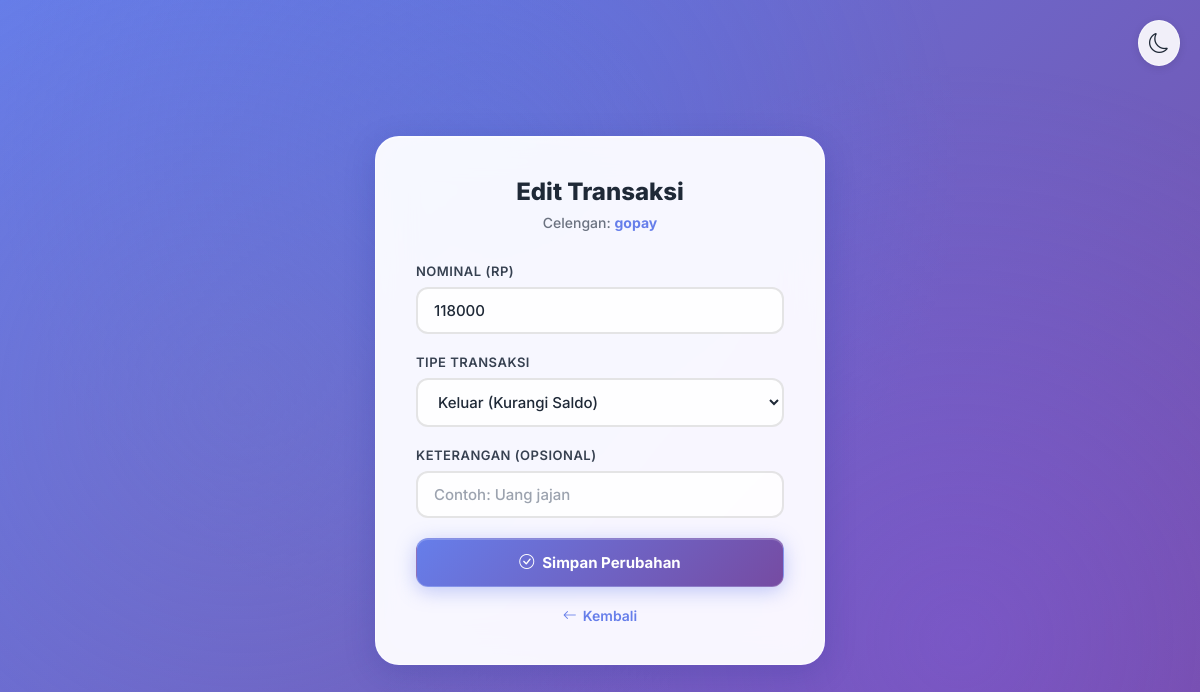
/transaksi/edit-transaksi.php?id=521&celengan_id=29 (signed in), run on the app's committed database.
### tables this page shows
CREATE TABLE `transaksi` (
  `id` int(11) NOT NULL,
  `celengan_id` int(11) NOT NULL,
  `nominal` int(11) NOT NULL,
  `tipe` enum('masuk','keluar') NOT NULL,
  `keterangan` varchar(255) DEFAULT NULL,
  `tanggal` date DEFAULT curdate()
);

CREATE TABLE `celengan` (
  `id` int(11) NOT NULL,
  `user_id` int(11) NOT NULL,
  `nama_celengan` varchar(150) NOT NULL,
  `target` int(11) DEFAULT 0,
  `pengisian` enum('harian','mingguan','bulanan') NOT NULL DEFAULT 'harian',
  `total` int(11) DEFAULT 0,
  `created_at` timestamp NOT NULL DEFAULT current_timestamp(),
  `is_pinned` tinyint(1) NOT NULL DEFAULT 0
);

### web/transaksi/edit-transaksi.php (the view, shortened to what this page needs)
<?php
require '../config/db.php';
$id = $_GET['id'];
$stmt = $pdo->prepare("SELECT t.*, c.nama_celengan, c.id as celengan_id
    FROM transaksi t JOIN celengan c ON t.celengan_id = c.id
    WHERE t.id = ?");
$stmt->execute([$id]);
$data = $stmt->fetch(PDO::FETCH_ASSOC);
?>
<!DOCTYPE html>
<html lang="id">
<head>
    <link rel="stylesheet" href="https://cdn.jsdelivr.net/npm/bootstrap-icons@1.11.3/font/bootstrap-icons.min.css">
</head>
<body>
    <div id="darkToggle" class="theme-toggle" title="Ganti Tema">
        <i id="themeIcon" class="bi bi-moon"></i>
    </div>
    <div class="form-container">
        <div class="header">
            <h2>Edit Transaksi</h2>
            <p>Celengan: <strong><?= htmlspecialchars($data['nama_celengan']); ?></strong></p>
        </div>
        <form action="api/api-edit-transaksi.php" method="POST">
            <div class="form-group">
                <label for="nominal">Nominal (Rp)</label>
                <input
                    type="number"
                    id="nominal"
                    name="nominal"
                    value="<?= htmlspecialchars($data['nominal']); ?>"
                    placeholder="Contoh: 50000"
                    min="1"
                    step="1"
                    required
                >
            </div>
            <div class="form-group">
                <label for="tipe">Tipe Transaksi</label>
                <select name="tipe" id="tipe" required>
                    <option value="keluar" <?= $data['tipe'] == 'keluar' ? 'selected' : ''; ?>>Keluar (Kurangi Saldo)</option>
                </select>
            </div>
            <div class="form-group">
                <label for="keterangan">Keterangan (Opsional)</label>
                <input
                    type="text"
                    id="keterangan"
                    name="keterangan"
                    value="<?= htmlspecialchars($data['keterangan']); ?>"
                    placeholder="Contoh: Uang jajan"
                    autocomplete="off"
                >
            </div>
            <button type="submit">
                <i class="bi bi-check-circle"></i>
                <span>Simpan Perubahan</span>
            </button>
        </form>
        <a href="../dashboard/detail-celengan.php?id=<?= $data['celengan_id']; ?>" class="back-link">
            <i class="bi bi-arrow-left"></i>
            <span>Kembali</span>
        </a>
    </div>
</body>
</html>

### web/transaksi/edit-transaksi.php (style rules this page uses)
:root { --primary-color: #667eea; --primary-hover: #5568d3; }
* { margin: 0; padding: 0; box-sizing: border-box; }
body { font-family: 'Inter', sans-serif; background: linear-gradient(135deg, #667eea 0%, #764ba2 100%); min-height: 100vh; display: flex; justify-content: center; align-items: center; padding: 20px; position: relative; }
body::before { content: ''; position: fixed; top: 0; left: 0; width: 100%; height: 100%; background: radial-gradient(circle at 20% 50%, rgba(120, 119, 198, 0.3), transparent 50%), radial-gradient(circle at 80% 80%, rgba(138, 92, 246, 0.3), transparent 50%), radial-gradient(circle at 40% 20%, rgba(59, 130, 246, 0.2), transparent 50%); pointer-events: none; z-index: 0; }
.form-container { width: 100%; max-width: 450px; background: rgba(255, 255, 255, 0.95); backdrop-filter: blur(20px) saturate(180%); -webkit-backdrop-filter: blur(20px) saturate(180%); padding: 40px; border-radius: 24px; box-shadow: 0 8px 32px 0 rgba(31, 38, 135, 0.2), inset 0 1px 0 0 rgba(255, 255, 255, 0.5); border: 1px solid rgba(255, 255, 255, 0.6); position: relative; z-index: 1; }
.header { text-align: center; margin-bottom: 32px; }
.header h2 { font-size: 24px; font-weight: 800; color: #1F2937; margin-bottom: 8px; }
.header p { font-size: 14px; color: #6B7280; font-weight: 500; }
.header p strong { color: var(--primary-color); font-weight: 700; }
.form-group { margin-bottom: 20px; }
label { display: block; font-size: 13px; font-weight: 600; color: #374151; margin-bottom: 8px; text-transform: uppercase; letter-spacing: 0.5px; }
input[type="number"], input[type="text"], select { width: 100%; padding: 12px 16px; border: 2px solid rgba(0, 0, 0, 0.1); border-radius: 12px; font-size: 15px; font-family: 'Inter', sans-serif; background: rgba(255, 255, 255, 0.8); color: #1F2937; transition: all 0.3s cubic-bezier(0.4, 0, 0.2, 1); font-weight: 500; }
select { cursor: pointer; }
input::placeholder { color: #9CA3AF; }
select option { background: #ffffff; color: #1F2937; padding: 10px; font-weight: 500; }
button { width: 100%; padding: 14px; background: linear-gradient(135deg, #667eea 0%, #764ba2 100%); color: white; border: none; border-radius: 12px; font-size: 15px; font-weight: 700; cursor: pointer; transition: all 0.3s cubic-bezier(0.4, 0, 0.2, 1); box-shadow: 0 4px 20px rgba(102, 126, 234, 0.4), inset 0 1px 0 rgba(255, 255, 255, 0.2); border: 1px solid rgba(255, 255, 255, 0.2); font-family: 'Inter', sans-serif; margin-top: 8px; display: flex; align-items: center; justify-content: center; gap: 8px; }
.back-link { display: flex; align-items: center; justify-content: center; gap: 6px; margin-top: 20px; color: #667eea; text-decoration: none; font-size: 14px; font-weight: 600; transition: all 0.2s; }
.theme-toggle { position: absolute; top: 20px; right: 20px; cursor: pointer; font-size: 20px; padding: 10px; border-radius: 50%; transition: all 0.3s cubic-bezier(0.4, 0, 0.2, 1); color: #1F2937; display: flex; align-items: center; justify-content: center; background: rgba(255, 255, 255, 0.9); backdrop-filter: blur(10px); border: 1px solid rgba(255, 255, 255, 0.5); box-shadow: 0 2px 8px rgba(0, 0, 0, 0.1); z-index: 10; }

### data on the page
transaksi: celengan.nama_celengan "gopay", nominal "118000", tipe "Keluar (Kurangi Saldo)"
